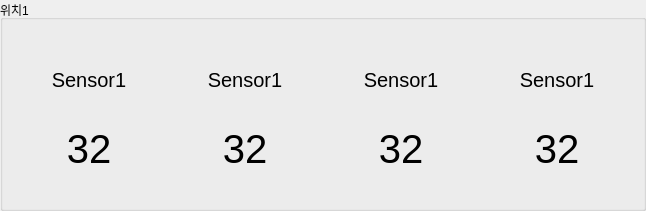
            <widget class="QGroupBox" name="groupBox_2">
             <property name="geometry">
              <rect>
               <x>340</x>
               <y>10</y>
               <width>641</width>
               <height>211</height>
              </rect>
             </property>
             <property name="styleSheet">
              <string notr="true"/>
             </property>
             <property name="title">
              <string>위치1</string>
             </property>
             <layout class="QGridLayout" name="gridLayout_23">
              <item row="1" column="2">
               <widget class="QWidget" name="widget_sensor_group2_3" native="true">
                <property name="sizePolicy">
                 <sizepolicy hsizetype="Fixed" vsizetype="Fixed">
                  <horstretch>0</horstretch>
                  <verstretch>0</verstretch>
                 </sizepolicy>
                </property>
                <property name="minimumSize">
                 <size>
                  <width>150</width>
                  <height>150</height>
                 </size>
                </property>
                <property name="maximumSize">
                 <size>
                  <width>150</width>
                  <height>150</height>
                 </size>
                </property>
                <property name="styleSheet">
                 <string notr="true">QWidget#widget_sensor_group2_3 {
    border-image: url(img_sensor_display.png);
    background-repeat: no-repeat;
    background-position: center;
    background-size: cover;
}</string>
                </property>
                <layout class="QGridLayout" name="gridLayout_26">
                 <item row="0" column="0">
                  <layout class="QVBoxLayout" name="verticalLayout_19">
                   <item>
                    <widget class="QLabel" name="label_15">
                     <property name="font">
                      <font>
                       <family>Arial</family>
                       <pointsize>15</pointsize>
                      </font>
                     </property>
                     <property name="text">
                      <string>Sensor1</string>
                     </property>
                     <property name="alignment">
                      <set>Qt::AlignCenter</set>
                     </property>
                    </widget>
                   </item>
                   <item>
                    <widget class="QLabel" name="label_45">
                     <property name="sizePolicy">
                      <sizepolicy hsizetype="Expanding" vsizetype="Preferred">
                       <horstretch>0</horstretch>
                       <verstretch>0</verstretch>
                      </sizepolicy>
                     </property>
                     <property name="font">
                      <font>
                       <family>Arial</family>
                       <pointsize>30</pointsize>
                      </font>
                     </property>
                     <property name="text">
                      <string>32</string>
                     </property>
                     <property name="alignment">
                      <set>Qt::AlignCenter</set>
                     </property>
                    </widget>
                   </item>
                  </layout>
                 </item>
                </layout>
               </widget>
              </item>
              <item row="1" column="1">
               <widget class="QWidget" name="widget_sensor_group2_2" native="true">
                <property name="sizePolicy">
                 <sizepolicy hsizetype="Fixed" vsizetype="Fixed">
                  <horstretch>0</horstretch>
                  <verstretch>0</verstretch>
                 </sizepolicy>
                </property>
                <property name="minimumSize">
                 <size>
                  <width>150</width>
                  <height>150</height>
                 </size>
                </property>
                <property name="maximumSize">
                 <size>
                  <width>150</width>
                  <height>150</height>
                 </size>
                </property>
                <property name="styleSheet">
                 <string notr="true">QWidget#widget_sensor_group1_1 {
    border-image: url(img_sensor_display.png);
    background-repeat: no-repeat;
    background-position: center;
    background-size: cover;
}</string>
                </property>
                <layout class="QGridLayout" name="gridLayout_25">
                 <item row="0" column="0">
                  <layout class="QVBoxLayout" name="verticalLayout_18">
                   <item>
                    <widget class="QLabel" name="label_14">
                     <property name="font">
                      <font>
                       <family>Arial</family>
                       <pointsize>15</pointsize>
                      </font>
                     </property>
                     <property name="text">
                      <string>Sensor1</string>
                     </property>
                     <property name="alignment">
                      <set>Qt::AlignCenter</set>
                     </property>
                    </widget>
                   </item>
                   <item>
                    <widget class="QLabel" name="label_44">
                     <property name="sizePolicy">
                      <sizepolicy hsizetype="Expanding" vsizetype="Preferred">
                       <horstretch>0</horstretch>
                       <verstretch>0</verstretch>
                      </sizepolicy>
                     </property>
                     <property name="font">
                      <font>
                       <family>Arial</family>
                       <pointsize>30</pointsize>
                      </font>
                     </property>
                     <property name="text">
                      <string>32</string>
                     </property>
                     <property name="alignment">
                      <set>Qt::AlignCenter</set>
                     </property>
                    </widget>
                   </item>
                  </layout>
                 </item>
                </layout>
               </widget>
              </item>
              <item row="1" column="0">
               <widget class="QWidget" name="widget_sensor_group2_1" native="true">
                <property name="sizePolicy">
                 <sizepolicy hsizetype="Fixed" vsizetype="Fixed">
                  <horstretch>0</horstretch>
                  <verstretch>0</verstretch>
                 </sizepolicy>
                </property>
                <property name="minimumSize">
                 <size>
                  <width>150</width>
                  <height>150</height>
                 </size>
                </property>
                <property name="styleSheet">
                 <string notr="true">QWidget#widget_sensor_group2_1 {
    border-image: url(img_sensor_display.png);
    background-repeat: no-repeat;
    background-position: center;
    background-size: cover;
}</string>
                </property>
                <layout class="QGridLayout" name="gridLayout_24">
                 <item row="0" column="0">
                  <layout class="QVBoxLayout" name="verticalLayout_17">
                   <item>
                    <widget class="QLabel" name="lbl_sensor_name1_3">
                     <property name="font">
                      <font>
                       <family>Arial</family>
                       <pointsize>15</pointsize>
                      </font>
                     </property>
                     <property name="text">
                      <string>Sensor1</string>
                     </property>
                     <property name="alignment">
                      <set>Qt::AlignCenter</set>
                     </property>
                    </widget>
                   </item>
                   <item>
                    <widget class="QLabel" name="lbl_sensor_value1_3">
                     <property name="sizePolicy">
                      <sizepolicy hsizetype="Expanding" vsizetype="Preferred">
                       <horstretch>0</horstretch>
                       <verstretch>0</verstretch>
                      </sizepolicy>
                     </property>
                     <property name="font">
                      <font>
                       <family>Arial</family>
                       <pointsize>30</pointsize>
                      </font>
                     </property>
                     <property name="text">
                      <string>32</string>
                     </property>
                     <property name="alignment">
                      <set>Qt::AlignCenter</set>
                     </property>
                    </widget>
                   </item>
                  </layout>
                 </item>
                </layout>
               </widget>
              </item>
              <item row="1" column="3">
               <widget class="QWidget" name="widget_sensor_group2_4" native="true">
                <property name="sizePolicy">
                 <sizepolicy hsizetype="Fixed" vsizetype="Fixed">
                  <horstretch>0</horstretch>
                  <verstretch>0</verstretch>
                 </sizepolicy>
                </property>
                <property name="minimumSize">
                 <size>
                  <width>150</width>
                  <height>150</height>
                 </size>
                </property>
                <property name="maximumSize">
                 <size>
                  <width>150</width>
                  <height>150</height>
                 </size>
                </property>
                <property name="styleSheet">
                 <string notr="true">QWidget#widget_sensor_group2_4 {
    border-image: url(img_sensor_display.png);
    background-repeat: no-repeat;
    background-position: center;
    background-size: cover;
}</string>
                </property>
                <layout class="QGridLayout" name="gridLayout_27">
                 <item row="0" column="0">
                  <layout class="QVBoxLayout" name="verticalLayout_20">
                   <item>
                    <widget class="QLabel" name="label_16">
                     <property name="font">
                      <font>
                       <family>Arial</family>
                       <pointsize>15</pointsize>
                      </font>
                     </property>
                     <property name="text">
                      <string>Sensor1</string>
                     </property>
                     <property name="alignment">
                      <set>Qt::AlignCenter</set>
                     </property>
                    </widget>
                   </item>
                   <item>
                    <widget class="QLabel" name="label_46">
                     <property name="sizePolicy">
                      <sizepolicy hsizetype="Expanding" vsizetype="Preferred">
                       <horstretch>0</horstretch>
                       <verstretch>0</verstretch>
                      </sizepolicy>
                     </property>
                     <property name="font">
                      <font>
                       <family>Arial</family>
                       <pointsize>30</pointsize>
                      </font>
                     </property>
                     <property name="text">
                      <string>32</string>
                     </property>
                     <property name="alignment">
                      <set>Qt::AlignCenter</set>
                     </property>
                    </widget>
                   </item>
                  </layout>
                 </item>
                </layout>
               </widget>
              </item>
             </layout>
            </widget>
